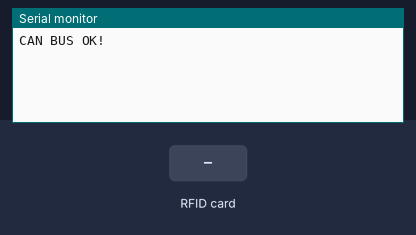
Bench run of a sketch on a simulated Arduino Uno, built with avr-gcc and run on an emulated ATmega328P. On the bench: the last lines printed to the serial monitor. Inputs (shaded band) come from the test bench.

Above: at 1.2 s.
1.3 s: RFID card 5E 7A 19 C4 held to the reader
At 2.2 s:
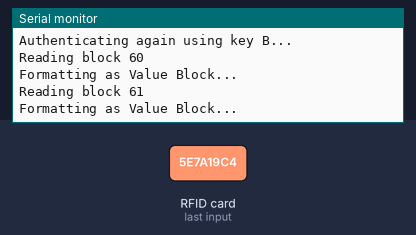
2.8 s: RFID card 5E 7A 19 C4 held to the reader
At 4.5 s:
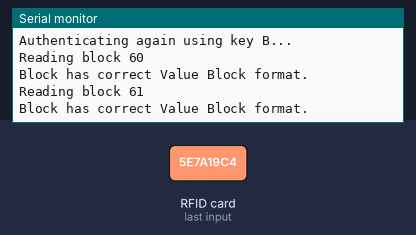
Timing chart, 0 to 6.0 s (numbered marks = the images above; inputs shaded):
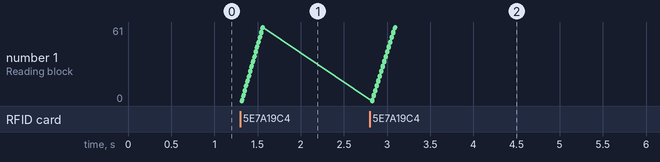

Measured:
- after the input at 1.3 s, the serial monitor: prints a new line at once (image 1)
- after the input at 2.8 s, the serial monitor: prints a new line at once (image 2)

The sketch:

SwinRFID.ino
```cpp
#include <SPI.h>
#include <mcp_can.h>

#include <MFRC522.h>


/**
 * The RFID card contains 64 blocks of 16 hexadecimal bytes.
 * Block 0 contains manufacturer data
 * Every fourth Block (3, 7, 11, and so on) are sector trailers which contain access
  bits for read and write access to the remaining three Blocks in that sector.
  *There are 47 Blocks which can be altered on the RFID card to encode a string of text as
  a message.
 * The status readout message can be obtained by concatenating the data in
  each of the alterable Blocks, in ascending order (Blocks 1, 2, 4, and so on).
 */

// A.1.6.1. The access bits for all sectors will be the factory default: FF 07 80.
// A.1.6.2. The authentication key will be the factory default: 0xFFFF FFFF FFFF.
// A.1.6.3. The status readout message may not necessarily begin at the first alterable
// block, and !!!may have null blocks in between blocks containing the message!!!.

//challenge config

const int SECTOR_COUNT = 16;
const int VALUE_BLOCK_A = 0;
const int VALUE_BLOCK_B = 1;
const int VALUE_BLOCK_C = 2;
const int TRAILER_BLOCK = 3;
//constants
const int SPI_CS_PIN = 17;
const int RESET_PIN = 9;
const unsigned char CANBED_ID = 0x09;
//filters
const unsigned char REC_FILTER_ID = 0x04;
const unsigned char SEND_FILTER_ID = 0x05;

#define RST_PIN         RESET_PIN
#define SS_PIN          10

MFRC522 mfrc522(SS_PIN, RST_PIN);
MFRC522::MIFARE_Key key;

MCP_CAN CAN(SPI_CS_PIN);

void setup() {
  Serial.begin(115200);
  while (CAN_OK != CAN.begin(CAN_1000KBPS))    // init can bus : baudrate = 1000k
  {
    Serial.println("CAN BUS FAIL!");
    delay(100);
  }
  Serial.println("CAN BUS OK!");
  SPI.begin();
  mfrc522.PCD_Init();

  // A.1.6.2. The authentication key will be the factory default: 0xFFFF FFFF FFFF.
  for (byte i = 0; i < 6; i++) {
    key.keyByte[i] = 0xFF;
  }

  // Serial.println(F("Scan a MIFARE Classic PICC to demonstrate read and write."));
  // Serial.print(F("Using key (for A and B):"));
  // dump_byte_array(key.keyByte, MFRC522::MF_KEY_SIZE);
  // Serial.println();

  // Serial.println(F("BEWARE: Data will be written to the PICC, in sector #1"));


}

void loop() {
  if ( ! mfrc522.PICC_IsNewCardPresent())
      return;

  // Select one of the cards
  if ( ! mfrc522.PICC_ReadCardSerial())
      return;

  // Show some details of the PICC (that is: the tag/card)
  Serial.print(F("Card UID:"));

  // Show some details of the PICC (that is: the tag/card)
  Serial.print(F("Card UID:"));
  dump_byte_array(mfrc522.uid.uidByte, mfrc522.uid.size);
  Serial.println();
  Serial.print(F("PICC type: "));
  MFRC522::PICC_Type piccType = mfrc522.PICC_GetType(mfrc522.uid.sak);
  Serial.println(mfrc522.PICC_GetTypeName(piccType));

  unsigned char msg[4][8];
  int m = 0;
  int c = 0;
  //  * The RFID card contains 64 blocks of 16 hexadecimal bytes.
  for(int i = 0; i < SECTOR_COUNT; i++) {
    byte sector = i;
    byte valueBlockA = i* 4+VALUE_BLOCK_A;
    byte valueBlockB = i*4+VALUE_BLOCK_B;
    byte valueBlockC = i*4+VALUE_BLOCK_C;
    // Every fourth Block (3, 7, 11, and so on) are sector trailers which contain access
    byte trailerBlock = i*4+TRAILER_BLOCK;
    MFRC522::StatusCode status;
    byte buffer[18];
    byte size = sizeof(buffer);
    int32_t value;

    status = mfrc522.PCD_Authenticate(MFRC522::PICC_CMD_MF_AUTH_KEY_A, trailerBlock, &key, &(mfrc522.uid));
    if (status != MFRC522::STATUS_OK) {
        Serial.print(F("PCD_Authenticate() failed: "));
        Serial.println(mfrc522.GetStatusCodeName(status));
        return;
    }


    // Show the whole sector as it currently is
    Serial.println(F("Current data in sector:"));
    mfrc522.PICC_DumpMifareClassicSectorToSerial(&(mfrc522.uid), &key, sector);
    Serial.println();

    byte trailerBuffer[] = {
          255, 255, 255, 255, 255, 255,       // Keep default key A
          0, 0, 0,
          0,
          255, 255, 255, 255, 255, 255};      // Keep default key B
    mfrc522.MIFARE_SetAccessBits(&trailerBuffer[6], 0, 6, 6, 3);

    Serial.println(F("Reading sector trailer..."));
    status = mfrc522.MIFARE_Read(trailerBlock, buffer, &size);
    if (status != MFRC522::STATUS_OK) {
        Serial.print(F("MIFARE_Read() failed: "));
        Serial.println(mfrc522.GetStatusCodeName(status));
        return;
    }

    // Check if it matches the desired access pattern already;
    // because if it does, we don't need to write it again...
    if (    buffer[6] != trailerBuffer[6]
        ||  buffer[7] != trailerBuffer[7]
        ||  buffer[8] != trailerBuffer[8]) {
        // They don't match (yet), so write it to the PICC
        Serial.println(F("Writing new sector trailer..."));
        status = mfrc522.MIFARE_Write(trailerBlock, trailerBuffer, 16);
        if (status != MFRC522::STATUS_OK) {
            Serial.print(F("MIFARE_Write() failed: "));
            Serial.println(mfrc522.GetStatusCodeName(status));
            return;
        }
    }

        // Authenticate using key B
    Serial.println(F("Authenticating again using key B..."));
    status = mfrc522.PCD_Authenticate(MFRC522::PICC_CMD_MF_AUTH_KEY_B, trailerBlock, &key, &(mfrc522.uid));
    if (status != MFRC522::STATUS_OK) {
        Serial.print(F("PCD_Authenticate() failed: "));
        Serial.println(mfrc522.GetStatusCodeName(status));
        return;
    }

    formatValueBlock(valueBlockA);
    formatValueBlock(valueBlockB);


    addByteToMessage(msg, m, c, valueBlockA);
    addByteToMessage(msg, m, c, valueBlockB);
    addByteToMessage(msg, m, c, valueBlockC);


  }
  for(int j = 0; j < 4; j++)
  {
    sendRFIDMessage(msg[j]);
  }
}

void addByteToMessage(unsigned char msg[][8], int &m, int &c, byte valueBlock){
  //null check
  if(valueBlock) {
    msg[m][c] = valueBlock;
  } else {
    msg[m][c] = 32;
  }
  c++;
  //8 bytes of data per CAN message
  if(c==8) {
    m++;
    c = 0;
  }
}

void sendRFIDMessage(unsigned char buf[8]) {
  CAN.sendMsgBuf(CANBED_ID, 0, 8, buf);
}


/**
 * Helper routine to dump a byte array as hex values to Serial.
 */
void dump_byte_array(byte *buffer, byte bufferSize) {
    for (byte i = 0; i < bufferSize; i++) {
        Serial.print(buffer[i] < 0x10 ? " 0" : " ");
        Serial.print(buffer[i], HEX);
    }
}

void formatValueBlock(byte blockAddr) {
    byte buffer[18];
    byte size = sizeof(buffer);
    MFRC522::StatusCode status;

    Serial.print(F("Reading block ")); Serial.println(blockAddr);
    status = mfrc522.MIFARE_Read(blockAddr, buffer, &size);
    if (status != MFRC522::STATUS_OK) {
        Serial.print(F("MIFARE_Read() failed: "));
        Serial.println(mfrc522.GetStatusCodeName(status));
        return;
    }

    if (    (buffer[0] == (byte)~buffer[4])
        &&  (buffer[1] == (byte)~buffer[5])
        &&  (buffer[2] == (byte)~buffer[6])
        &&  (buffer[3] == (byte)~buffer[7])

        &&  (buffer[0] == buffer[8])
        &&  (buffer[1] == buffer[9])
        &&  (buffer[2] == buffer[10])
        &&  (buffer[3] == buffer[11])

        &&  (buffer[12] == (byte)~buffer[13])
        &&  (buffer[12] ==        buffer[14])
        &&  (buffer[12] == (byte)~buffer[15])) {
        Serial.println(F("Block has correct Value Block format."));
    }
    else {
        Serial.println(F("Formatting as Value Block..."));
        byte valueBlock[] = {
            0, 0, 0, 0,
            255, 255, 255, 255,
            0, 0, 0, 0,
            blockAddr, ~blockAddr, blockAddr, ~blockAddr };
        status = mfrc522.MIFARE_Write(blockAddr, valueBlock, 16);
        if (status != MFRC522::STATUS_OK) {
            Serial.print(F("MIFARE_Write() failed: "));
            Serial.println(mfrc522.GetStatusCodeName(status));
        }


    }
}
```
